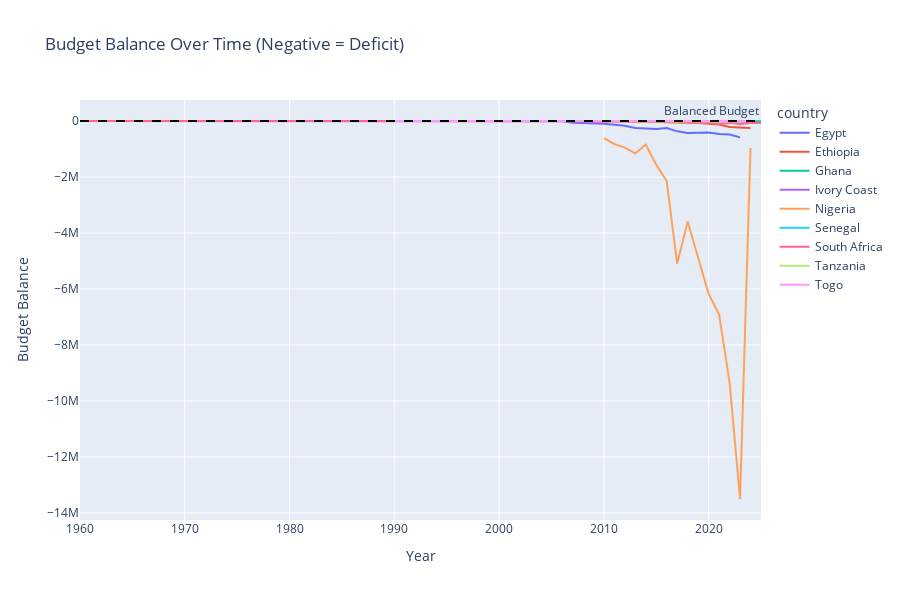

The cell this chart's notebook holds for it:
### Markdown cell above
### 1.4 Budget Balance (Deficit/Surplus)

### Code cell
# Budget deficit/surplus trends
budget_data = df[['country', 'year', 'budget_deficit_surplus']].dropna()

if len(budget_data) > 0:
    fig = px.line(budget_data, x='year', y='budget_deficit_surplus', color='country',
                  title='Budget Balance Over Time (Negative = Deficit)',
                  labels={'budget_deficit_surplus': 'Budget Balance', 'year': 'Year'},
                  height=600)
    fig.add_hline(y=0, line_dash="dash", line_color="black", annotation_text="Balanced Budget")
    fig.update_layout(hovermode='x unified')
    fig.show()
    
    # Count deficit vs surplus years
    budget_data['status'] = budget_data['budget_deficit_surplus'].apply(
        lambda x: 'Surplus' if x > 0 else 'Deficit'
    )
    print("\nBudget Status by Country:")
    print(budget_data.groupby(['country', 'status']).size().unstack(fill_value=0))
else:
    print("⚠️ No budget balance data available")

### Figure 1 — Plotly figure (JSON) as saved in the notebook; plotly's stock layout.template omitted (floating-point values rounded to 4 significant figures)
{"data": [{"hovertemplate": "country=Egypt<br>Year=%{x}<br>Budget Balance=%{y}<extra></extra>", "legendgroup": "Egypt", "line": {"color": "#636efa", "dash": "solid"}, "marker": {"symbol": "circle"}, "mode": "lines", "name": "Egypt", "orientation": "v", "showlegend": true, "type": "scatter", "x": [2006.0, 2007.0, 2008.0, 2009.0, 2010.0, 2011.0, 2012.0, 2013.0, 2014.0, 2015.0, 2016.0, 2017.0, 2018.0, 2019.0, 2020.0, 2021.0, 2022.0, 2023.0], "xaxis": "x", "y": [-962.0, -56210.0, -67560.0, -72380.0, -98890.0, -134100.0, -165700.0, -246900.0, -254700.0, -284300.0, -244700.0, -366400.0, -425400.0, -423000.0, -408500.0, -459400.0, -477500.0, -580200.0], "yaxis": "y"}, {"hovertemplate": "country=Ethiopia<br>Year=%{x}<br>Budget Balance=%{y}<extra></extra>", "legendgroup": "Ethiopia", "line": {"color": "#EF553B", "dash": "solid"}, "marker": {"symbol": "circle"}, "mode": "lines", "name": "Ethiopia", "orientation": "v", "showlegend": true, "type": "scatter", "x": [2015.0, 2016.0, 2017.0, 2018.0, 2019.0, 2020.0, 2021.0, 2022.0, 2023.0, 2024.0], "xaxis": "x", "y": [-30880.0, -36070.0, -59440.0, -66640.0, -68170.0, -93280.0, -120100.0, -212300.0, -221200.0, -247000.0], "yaxis": "y"}, {"hovertemplate": "country=Ghana<br>Year=%{x}<br>Budget Balance=%{y}<extra></extra>", "legendgroup": "Ghana", "line": {"color": "#00cc96", "dash": "solid"}, "marker": {"symbol": "circle"}, "mode": "lines", "name": "Ghana", "orientation": "v", "showlegend": true, "type": "scatter", "x": [2012.0, 2013.0, 2014.0, 2015.0, 2016.0, 2017.0, 2018.0, 2019.0, 2020.0, 2021.0, 2022.0, 2023.0, 2024.0, 2025.0], "xaxis": "x", "y": [-329.9, -590.0, -250.5, -927.8, -368.6, -410.5, -1556.0, -1072.0, -2594.0, -1992.0, -5013.0, -3333.0, -9420.0, -5428.0], "yaxis": "y"}, {"hovertemplate": "country=Ivory Coast<br>Year=%{x}<br>Budget Balance=%{y}<extra></extra>", "legendgroup": "Ivory Coast", "line": {"color": "#ab63fa", "dash": "solid"}, "marker": {"symbol": "circle"}, "mode": "lines", "name": "Ivory Coast", "orientation": "v", "showlegend": true, "type": "scatter", "x": [1960.0, 1961.0, 1962.0, 1963.0, 1964.0, 1965.0, 1966.0, 1967.0, 1968.0, 1969.0, 1970.0, 1971.0, 1972.0, 1973.0, 1974.0, 1975.0, 1976.0, 1977.0, 1978.0, 1979.0, 1980.0, 1981.0, 1982.0, 1983.0, 1984.0, 1985.0, 1986.0, 1987.0, 1988.0, 1989.0, 1990.0, 1991.0, 1992.0, 1993.0, 1994.0, 1995.0, 1996.0, 1997.0, 1998.0, 1999.0, 2000.0, 2001.0, 2002.0, 2003.0, 2004.0, 2005.0, 2006.0, 2007.0, 2008.0, 2009.0, 2010.0, 2011.0, 2012.0, 2013.0, 2014.0, 2015.0, 2016.0, 2017.0, 2018.0, 2019.0, 2020.0, 2021.0, 2022.0, 2023.0, 2024.0], "xaxis": "x", "y": [1.5, 2.3, -0.9, 1.2, 0.3, -2.6, -4.7, -6.4, 2.2, -8.3, -13.4, -20.4, -6.3, -6.6, -1.1, -18.2, -41.1, 20.2, -148.7, -202.0, -272.0, -260.0, -331.1, -262.0, -29.0, 90.0, -95.5, -257.0, -447.1, -517.9, -352.2, -384.3, -344.8, -350.9, -289.4, -184.3, -112.6, -122.4, -118.3, -185.1, -89.6, 69.7, -122.1, -209.8, -150.9, -147.7, -126.5, -78.2, -41.1, 98.2, -216.1, -485.5, -432.5, -346.1, -376.3, -553.2, -838.5, -998.4, -944.3, -785.4, -1966.0, -1962.0, -2982.0, -2508.0, -2121.0], "yaxis": "y"}, {"hovertemplate": "country=Nigeria<br>Year=%{x}<br>Budget Balance=%{y}<extra></extra>", "legendgroup": "Nigeria", "line": {"color": "#FFA15A", "dash": "solid"}, "marker": {"symbol": "circle"}, "mode": "lines", "name": "Nigeria", "orientation": "v", "showlegend": true, "type": "scatter", "x": [2010.0, 2011.0, 2012.0, 2013.0, 2014.0, 2015.0, 2016.0, 2017.0, 2018.0, 2019.0, 2020.0, 2021.0, 2022.0, 2023.0, 2024.0], "xaxis": "x", "y": [-607500.0, -817000.0, -949200.0, -1153000.0, -835600.0, -1558000.0, -2140000.0, -5101000.0, -3585000.0, -4915000.0, -6172000.0, -6910000.0, -9330000.0, -13500000.0, -961600.0], "yaxis": "y"}, {"hovertemplate": "country=Senegal<br>Year=%{x}<br>Budget Balance=%{y}<extra></extra>", "legendgroup": "Senegal", "line": {"color": "#19d3f3", "dash": "solid"}, "marker": {"symbol": "circle"}, "mode": "lines", "name": "Senegal", "orientation": "v", "showlegend": true, "type": "scatter", "x": [2014.0, 2015.0, 2016.0, 2017.0, 2018.0, 2019.0, 2020.0, 2021.0, 2022.0, 2023.0, 2024.0], "xaxis": "x", "y": [-354.7, -384.2, -412.6, -450.3, -496.8, -532.4, -598.7, -654.3, -712.9, -768.5, -820.0], "yaxis": "y"}, {"hovertemplate": "country=South Africa<br>Year=%{x}<br>Budget Balance=%{y}<extra></extra>", "legendgroup": "South Africa", "line": {"color": "#FF6692", "dash": "solid"}, "marker": {"symbol": "circle"}, "mode": "lines", "name": "South Africa", "orientation": "v", "showlegend": true, "type": "scatter", "x": [1960.0, 1961.0, 1962.0, 1963.0, 1964.0, 1965.0, 1966.0, 1967.0, 1968.0, 1969.0, 1970.0, 1971.0, 1972.0, 1973.0, 1974.0, 1975.0, 1976.0, 1977.0, 1978.0, 1979.0, 1980.0, 1981.0, 1982.0, 1983.0, 1984.0, 1985.0, 1986.0, 1987.0, 1988.0, 1989.0, 1990.0, 1991.0, 1992.0, 1993.0, 1994.0, 1995.0, 1996.0, 1997.0, 1998.0, 1999.0, 2000.0, 2001.0, 2002.0, 2003.0, 2004.0, 2005.0, 2006.0, 2007.0, 2008.0, 2009.0, 2010.0, 2011.0, 2012.0, 2013.0, 2014.0, 2015.0, 2016.0, 2017.0, 2018.0, 2019.0, 2020.0, 2021.0, 2022.0, 2023.0, 2024.0, 2025.0], "xaxis": "x", "y": [23.0, 37.0, 20.0, 23.0, -4.0, -15.0, 12.0, 23.0, 31.0, 19.0, 72.0, -1.0, -36.0, 76.0, 54.0, -14.0, -26.0, 14.0, 1.0, 38.0, -18.0, 5.0, 85.0, -8.0, -30.0, 5.0, -56.0, -448.0, -310.0, 277.0, 2928.0, 1686.0, 238.0, -184.0, 1642.0, 2525.0, 3718.0, 426.0, 2203.0, 1492.0, 1937.0, 3000.0, 3634.0, -3079.0, 163.0, -1259.0, 855.0, -5939.0, -1443.0, -25520.0, -18230.0, -13180.0, -25570.0, -30940.0, -27960.0, -34520.0, -29260.0, -32860.0, -49870.0, -64890.0, -50290.0, -110000.0, -61500.0, -106800.0, -68620.0, -70270.0], "yaxis": "y"}, {"hovertemplate": "country=Tanzania<br>Year=%{x}<br>Budget Balance=%{y}<extra></extra>", "legendgroup": "Tanzania", "line": {"color": "#B6E880", "dash": "solid"}, "marker": {"symbol": "circle"}, "mode": "lines", "name": "Tanzania", "orientation": "v", "showlegend": true, "type": "scatter", "x": [2010.0, 2011.0, 2012.0, 2013.0, 2014.0, 2015.0, 2016.0, 2017.0, 2018.0, 2019.0, 2020.0, 2021.0, 2022.0, 2023.0], "xaxis": "x", "y": [-3512.0, -3861.0, -3543.0, -5100.0, -3776.0, -4006.0, -3712.0, -2259.0, -2523.0, -3771.0, -2440.0, -5991.0, -7420.0, -9880.0], "yaxis": "y"}, {"hovertemplate": "country=Togo<br>Year=%{x}<br>Budget Balance=%{y}<extra></extra>", "legendgroup": "Togo", "line": {"color": "#FF97FF", "dash": "solid"}, "marker": {"symbol": "circle"}, "mode": "lines", "name": "Togo", "orientation": "v", "showlegend": true, "type": "scatter", "x": [1990.0, 1991.0, 1992.0, 1993.0, 1994.0, 1995.0, 1996.0, 1997.0, 1998.0, 1999.0, 2000.0, 2001.0, 2002.0, 2003.0, 2004.0, 2005.0, 2006.0, 2007.0, 2008.0, 2009.0, 2010.0, 2011.0, 2012.0, 2013.0, 2014.0, 2015.0, 2016.0, 2017.0, 2018.0, 2019.0, 2020.0, 2021.0, 2022.0, 2023.0, 2024.0], "xaxis": "x", "y": [-12.9, -29.4, -18.2, -53.8, -59.3, -42.0, -24.2, -20.8, -71.8, -33.2, -54.6, -20.0, -7.0, 17.0, 13.7, -31.9, -32.3, -7.9, -3.4, -9.0, 4.6, -19.7, -115.4, -94.8, -74.7, -152.4, -217.7, -7.8, -23.1, 68.0, -307.5, -215.5, -422.3, -370.5, -362.6], "yaxis": "y"}], "layout": {"annotations": [{"showarrow": false, "text": "Balanced Budget", "x": 1, "xanchor": "right", "xref": "x domain", "y": 0, "yanchor": "bottom", "yref": "y"}], "height": 600, "hovermode": "x unified", "legend": {"title": {"text": "country"}, "tracegroupgap": 0}, "shapes": [{"line": {"color": "black", "dash": "dash"}, "type": "line", "x0": 0, "x1": 1, "xref": "x domain", "y0": 0, "y1": 0, "yref": "y"}], "title": {"text": "Budget Balance Over Time (Negative = Deficit)"}, "xaxis": {"anchor": "y", "domain": [0.0, 1.0], "title": {"text": "Year"}}, "yaxis": {"anchor": "x", "domain": [0.0, 1.0], "title": {"text": "Budget Balance"}}}}
